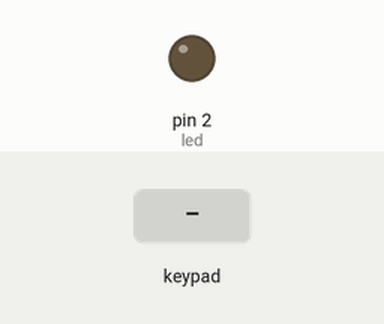
This sketch was run on a simulated Arduino Uno, built with avr-gcc and run on an emulated ATmega328P. On the bench: output pins drawn as LEDs (lit = HIGH). Dashed ring = blinking. The test bench sets the inputs (shaded band).

Above: at 1.2 s.
1.3 s: key '2' pressed
At 1.7 s:
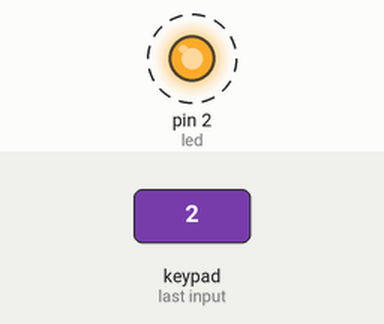
4.3 s: keypad keys 6 5 4 3 pressed 0.4 s apart
At 5.1 s:
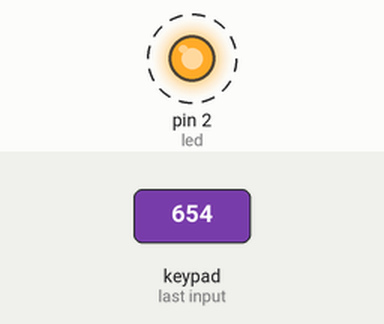
Timing chart, 0 to 14.7 s (numbered marks = the images above; inputs shaded):
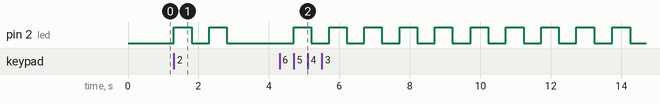

Measured:
- after the input at 1.3 s, pin 2 (led): alternates HIGH for 0.50 s and LOW for 0.50 s, 4 changes in all, then stays LOW, starting at once
- after the input at 4.3 s, pin 2 (led): alternates HIGH for 0.50 s and LOW for 0.50 s, starting after 0.41 s

The sketch:

membran_keypad_4x4.ino
```cpp
/* @file CustomKeypad.pde
|| @version 1.0
|| @author Alexander Brevig
|| @contact alexanderbrevig@gmail.com
||
|| @description
|| | Demonstrates changing the keypad size and key values.
|| #
*/
#include <Keypad.h>

const byte ROWS = 4; //four rows
const byte COLS = 4; //four columns
//define the cymbols on the buttons of the keypads
char hexaKeys[ROWS][COLS] = {
  {'1','2','3','A'},
  {'4','5','6','B'},
  {'7','8','9','C'},
  {'*','0','#','D'}
};
byte rowPins[ROWS] = {10, 9, 8, 7}; //connect to the row pinouts of the keypad
byte colPins[COLS] = {6, 5, 4, 3}; //connect to the column pinouts of the keypad

//initialize an instance of class NewKeypad
Keypad customKeypad = Keypad( makeKeymap(hexaKeys), rowPins, colPins, ROWS, COLS);

const int led = 2;

void setup(){
  Serial.begin(9600);
  pinMode(led, OUTPUT);
}

void loop(){
  char customKey = customKeypad.getKey();

  if (customKey){
    // Serial.println(customKey);

    switch(customKey) {
      case '1':
      	kedip(1);
      	break;
      case '2':
      	kedip(2);
      	break;
      case '3':
      	kedip(3);
      	break;
      case '4':
      	kedip(4);
      	break;
      case '5':
      	kedip(5);
      	break;
      default:
      	kedip(0);
      	break;
    }
  }
}

void kedip(int j) {
  for(int i=1;i<=j;i++) {
    digitalWrite(led, HIGH);
    delay(500);
    digitalWrite(led, LOW);
    delay(500);
  }
}
```
